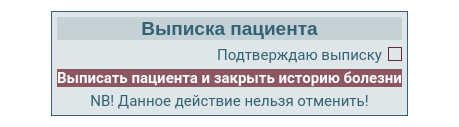
         <widget class="QFrame" name="discharge">
          <property name="styleSheet">
           <string notr="true">background-color: transparent;</string>
          </property>
          <layout class="QHBoxLayout" name="horizontalLayout">
           <item>
            <spacer name="horizontalSpacer">
             <property name="orientation">
              <enum>Qt::Horizontal</enum>
             </property>
             <property name="sizeHint" stdset="0">
              <size>
               <width>40</width>
               <height>20</height>
              </size>
             </property>
            </spacer>
           </item>
           <item>
            <widget class="QFrame" name="frame_discharge">
             <property name="styleSheet">
              <string notr="true">color: rgba(50, 98, 115, 255);
border: 1px solid  rgba(50, 98, 115, 255);
background-color: rgba(50, 98, 115, 40);</string>
             </property>
             <layout class="QGridLayout" name="gridLayout_2">
              <property name="leftMargin">
               <number>5</number>
              </property>
              <property name="topMargin">
               <number>5</number>
              </property>
              <property name="rightMargin">
               <number>5</number>
              </property>
              <property name="bottomMargin">
               <number>5</number>
              </property>
              <property name="spacing">
               <number>5</number>
              </property>
              <item row="4" column="0">
               <widget class="QLabel" name="label_dis">
                <property name="font">
                 <font>
                  <family>Roboto</family>
                  <pointsize>11</pointsize>
                 </font>
                </property>
                <property name="styleSheet">
                 <string notr="true">border: none;
background-color: transparent;</string>
                </property>
                <property name="text">
                 <string>&lt;html&gt;&lt;head/&gt;&lt;body&gt;&lt;p align=&quot;center&quot;&gt;NB! Данное действие нельзя отменить!&lt;/p&gt;&lt;/body&gt;&lt;/html&gt;</string>
                </property>
               </widget>
              </item>
              <item row="1" column="0">
               <widget class="QCheckBox" name="checkBox_dis">
                <property name="font">
                 <font>
                  <family>Roboto</family>
                  <pointsize>11</pointsize>
                 </font>
                </property>
                <property name="layoutDirection">
                 <enum>Qt::RightToLeft</enum>
                </property>
                <property name="styleSheet">
                 <string notr="true">QCheckBox {
	color: #326273;
	border: none;
	background-color: none;
}

QCheckBox:checked {
   color: #702632;
}

QCheckBox::indicator:checked {
	border-style:solid;
	border-width: 1px;
	border-color: #702632;
	color: #FFFFFF;
	background-color: #702632;
}
QCheckBox::indicator:!checked {
	border-style:solid;
	border-width: 1px;
	border-color: #702632;
	color: #FFFFFF;
	background-color: none;
}</string>
                </property>
                <property name="text">
                 <string>Подтверждаю выписку</string>
                </property>
               </widget>
              </item>
              <item row="0" column="0">
               <widget class="QLabel" name="label_2">
                <property name="styleSheet">
                 <string notr="true">color: #326273;
font-weight: bold;
font-size: 14pt;
background-color: rgba(50, 98, 115, 40);
border: none;</string>
                </property>
                <property name="text">
                 <string>Выписка пациента</string>
                </property>
                <property name="alignment">
                 <set>Qt::AlignCenter</set>
                </property>
               </widget>
              </item>
              <item row="2" column="0" rowspan="2">
               <widget class="QPushButton" name="pushButtonDischarge_and_close_history">
                <property name="palette">
                 <palette>
                  <active>
                   <colorrole role="WindowText">
                    <brush brushstyle="SolidPattern">
                     <color alpha="255">
                      <red>255</red>
                      <green>255</green>
                      <blue>255</blue>
                     </color>
                    </brush>
                   </colorrole>
                   <colorrole role="Button">
                    <brush brushstyle="SolidPattern">
                     <color alpha="190">
                      <red>112</red>
                      <green>38</green>
                      <blue>50</blue>
                     </color>
                    </brush>
                   </colorrole>
                   <colorrole role="Light">
                    <brush brushstyle="SolidPattern">
                     <color alpha="255">
                      <red>255</red>
                      <green>255</green>
                      <blue>255</blue>
                     </color>
                    </brush>
                   </colorrole>
                   <colorrole role="Midlight">
                    <brush brushstyle="SolidPattern">
                     <color alpha="255">
                      <red>237</red>
                      <green>237</green>
                      <blue>237</blue>
                     </color>
                    </brush>
                   </colorrole>
                   <colorrole role="Dark">
                    <brush brushstyle="SolidPattern">
                     <color alpha="255">
                      <red>110</red>
                      <green>110</green>
                      <blue>110</blue>
                     </color>
                    </brush>
                   </colorrole>
                   <colorrole role="Mid">
                    <brush brushstyle="SolidPattern">
                     <color alpha="255">
                      <red>147</red>
                      <green>147</green>
                      <blue>147</blue>
                     </color>
                    </brush>
                   </colorrole>
                   <colorrole role="Text">
                    <brush brushstyle="SolidPattern">
                     <color alpha="255">
                      <red>255</red>
                      <green>255</green>
                      <blue>255</blue>
                     </color>
                    </brush>
                   </colorrole>
                   <colorrole role="BrightText">
                    <brush brushstyle="SolidPattern">
                     <color alpha="255">
                      <red>255</red>
                      <green>255</green>
                      <blue>255</blue>
                     </color>
                    </brush>
                   </colorrole>
                   <colorrole role="ButtonText">
                    <brush brushstyle="SolidPattern">
                     <color alpha="255">
                      <red>255</red>
                      <green>255</green>
                      <blue>255</blue>
                     </color>
                    </brush>
                   </colorrole>
                   <colorrole role="Base">
                    <brush brushstyle="SolidPattern">
                     <color alpha="190">
                      <red>112</red>
                      <green>38</green>
                      <blue>50</blue>
                     </color>
                    </brush>
                   </colorrole>
                   <colorrole role="Window">
                    <brush brushstyle="SolidPattern">
                     <color alpha="190">
                      <red>112</red>
                      <green>38</green>
                      <blue>50</blue>
                     </color>
                    </brush>
                   </colorrole>
                   <colorrole role="Shadow">
                    <brush brushstyle="SolidPattern">
                     <color alpha="255">
                      <red>0</red>
                      <green>0</green>
                      <blue>0</blue>
                     </color>
                    </brush>
                   </colorrole>
                   <colorrole role="AlternateBase">
                    <brush brushstyle="SolidPattern">
                     <color alpha="255">
                      <red>237</red>
                      <green>237</green>
                      <blue>237</blue>
                     </color>
                    </brush>
                   </colorrole>
                   <colorrole role="ToolTipBase">
                    <brush brushstyle="SolidPattern">
                     <color alpha="255">
                      <red>255</red>
                      <green>255</green>
                      <blue>220</blue>
                     </color>
                    </brush>
                   </colorrole>
                   <colorrole role="ToolTipText">
                    <brush brushstyle="SolidPattern">
                     <color alpha="255">
                      <red>0</red>
                      <green>0</green>
                      <blue>0</blue>
                     </color>
                    </brush>
                   </colorrole>
                   <colorrole role="PlaceholderText">
                    <brush brushstyle="SolidPattern">
                     <color alpha="128">
                      <red>255</red>
                      <green>255</green>
                      <blue>255</blue>
                     </color>
                    </brush>
                   </colorrole>
                  </active>
                  <inactive>
                   <colorrole role="WindowText">
                    <brush brushstyle="SolidPattern">
                     <color alpha="255">
                      <red>255</red>
                      <green>255</green>
                      <blue>255</blue>
                     </color>
                    </brush>
                   </colorrole>
                   <colorrole role="Button">
                    <brush brushstyle="SolidPattern">
                     <color alpha="190">
                      <red>112</red>
                      <green>38</green>
                      <blue>50</blue>
                     </color>
                    </brush>
                   </colorrole>
                   <colorrole role="Light">
                    <brush brushstyle="SolidPattern">
                     <color alpha="255">
                      <red>255</red>
                      <green>255</green>
                      <blue>255</blue>
                     </color>
                    </brush>
                   </colorrole>
                   <colorrole role="Midlight">
                    <brush brushstyle="SolidPattern">
                     <color alpha="255">
                      <red>237</red>
                      <green>237</green>
                      <blue>237</blue>
                     </color>
                    </brush>
                   </colorrole>
                   <colorrole role="Dark">
                    <brush brushstyle="SolidPattern">
                     <color alpha="255">
                      <red>110</red>
                      <green>110</green>
                      <blue>110</blue>
                     </color>
                    </brush>
                   </colorrole>
                   <colorrole role="Mid">
                    <brush brushstyle="SolidPattern">
                     <color alpha="255">
                      <red>147</red>
                      <green>147</green>
                      <blue>147</blue>
                     </color>
                    </brush>
                   </colorrole>
                   <colorrole role="Text">
                    <brush brushstyle="SolidPattern">
                     <color alpha="255">
                      <red>255</red>
                      <green>255</green>
                      <blue>255</blue>
                     </color>
                    </brush>
                   </colorrole>
                   <colorrole role="BrightText">
                    <brush brushstyle="SolidPattern">
                     <color alpha="255">
                      <red>255</red>
                      <green>255</green>
                      <blue>255</blue>
                     </color>
                    </brush>
                   </colorrole>
                   <colorrole role="ButtonText">
                    <brush brushstyle="SolidPattern">
                     <color alpha="255">
                      <red>255</red>
                      <green>255</green>
                      <blue>255</blue>
                     </color>
                    </brush>
                   </colorrole>
                   <colorrole role="Base">
                    <brush brushstyle="SolidPattern">
                     <color alpha="190">
                      <red>112</red>
                      <green>38</green>
                      <blue>50</blue>
                     </color>
                    </brush>
                   </colorrole>
                   <colorrole role="Window">
                    <brush brushstyle="SolidPattern">
                     <color alpha="190">
                      <red>112</red>
                      <green>38</green>
                      <blue>50</blue>
                     </color>
                    </brush>
                   </colorrole>
                   <colorrole role="Shadow">
                    <brush brushstyle="SolidPattern">
                     <color alpha="255">
                      <red>0</red>
                      <green>0</green>
                      <blue>0</blue>
                     </color>
                    </brush>
                   </colorrole>
                   <colorrole role="AlternateBase">
                    <brush brushstyle="SolidPattern">
                     <color alpha="255">
                      <red>237</red>
                      <green>237</green>
                      <blue>237</blue>
                     </color>
                    </brush>
                   </colorrole>
                   <colorrole role="ToolTipBase">
                    <brush brushstyle="SolidPattern">
                     <color alpha="255">
                      <red>255</red>
                      <green>255</green>
                      <blue>220</blue>
                     </color>
                    </brush>
                   </colorrole>
                   <colorrole role="ToolTipText">
                    <brush brushstyle="SolidPattern">
                     <color alpha="255">
                      <red>0</red>
                      <green>0</green>
                      <blue>0</blue>
                     </color>
                    </brush>
                   </colorrole>
                   <colorrole role="PlaceholderText">
                    <brush brushstyle="SolidPattern">
                     <color alpha="128">
                      <red>255</red>
                      <green>255</green>
                      <blue>255</blue>
                     </color>
                    </brush>
                   </colorrole>
                  </inactive>
                  <disabled>
                   <colorrole role="WindowText">
                    <brush brushstyle="SolidPattern">
                     <color alpha="255">
                      <red>255</red>
                      <green>255</green>
                      <blue>255</blue>
                     </color>
                    </brush>
                   </colorrole>
                   <colorrole role="Button">
                    <brush brushstyle="SolidPattern">
                     <color alpha="255">
                      <red>238</red>
                      <green>238</green>
                      <blue>238</blue>
                     </color>
                    </brush>
                   </colorrole>
                   <colorrole role="Light">
                    <brush brushstyle="SolidPattern">
                     <color alpha="255">
                      <red>255</red>
                      <green>255</green>
                      <blue>255</blue>
                     </color>
                    </brush>
                   </colorrole>
                   <colorrole role="Midlight">
                    <brush brushstyle="SolidPattern">
                     <color alpha="255">
                      <red>237</red>
                      <green>237</green>
                      <blue>237</blue>
                     </color>
                    </brush>
                   </colorrole>
                   <colorrole role="Dark">
                    <brush brushstyle="SolidPattern">
                     <color alpha="255">
                      <red>110</red>
                      <green>110</green>
                      <blue>110</blue>
                     </color>
                    </brush>
                   </colorrole>
                   <colorrole role="Mid">
                    <brush brushstyle="SolidPattern">
                     <color alpha="255">
                      <red>147</red>
                      <green>147</green>
                      <blue>147</blue>
                     </color>
                    </brush>
                   </colorrole>
                   <colorrole role="Text">
                    <brush brushstyle="SolidPattern">
                     <color alpha="255">
                      <red>255</red>
                      <green>255</green>
                      <blue>255</blue>
                     </color>
                    </brush>
                   </colorrole>
                   <colorrole role="BrightText">
                    <brush brushstyle="SolidPattern">
                     <color alpha="255">
                      <red>255</red>
                      <green>255</green>
                      <blue>255</blue>
                     </color>
                    </brush>
                   </colorrole>
                   <colorrole role="ButtonText">
                    <brush brushstyle="SolidPattern">
                     <color alpha="255">
                      <red>255</red>
                      <green>255</green>
                      <blue>255</blue>
                     </color>
                    </brush>
                   </colorrole>
                   <colorrole role="Base">
                    <brush brushstyle="SolidPattern">
                     <color alpha="255">
                      <red>238</red>
                      <green>238</green>
                      <blue>238</blue>
                     </color>
                    </brush>
                   </colorrole>
                   <colorrole role="Window">
                    <brush brushstyle="SolidPattern">
                     <color alpha="255">
                      <red>238</red>
                      <green>238</green>
                      <blue>238</blue>
                     </color>
                    </brush>
                   </colorrole>
                   <colorrole role="Shadow">
                    <brush brushstyle="SolidPattern">
                     <color alpha="255">
                      <red>0</red>
                      <green>0</green>
                      <blue>0</blue>
                     </color>
                    </brush>
                   </colorrole>
                   <colorrole role="AlternateBase">
                    <brush brushstyle="SolidPattern">
                     <color alpha="255">
                      <red>220</red>
                      <green>220</green>
                      <blue>220</blue>
                     </color>
                    </brush>
                   </colorrole>
                   <colorrole role="ToolTipBase">
                    <brush brushstyle="SolidPattern">
                     <color alpha="255">
                      <red>255</red>
                      <green>255</green>
                      <blue>220</blue>
                     </color>
                    </brush>
                   </colorrole>
                   <colorrole role="ToolTipText">
                    <brush brushstyle="SolidPattern">
                     <color alpha="255">
                      <red>0</red>
                      <green>0</green>
                      <blue>0</blue>
                     </color>
                    </brush>
                   </colorrole>
                   <colorrole role="PlaceholderText">
                    <brush brushstyle="SolidPattern">
                     <color alpha="128">
                      <red>255</red>
                      <green>255</green>
                      <blue>255</blue>
                     </color>
                    </brush>
                   </colorrole>
                  </disabled>
                 </palette>
                </property>
                <property name="font">
                 <font>
                  <family>Roboto</family>
                  <pointsize>11</pointsize>
                  <weight>75</weight>
                  <bold>true</bold>
                 </font>
                </property>
                <property name="styleSheet">
                 <string notr="true">QPushButton {
background-color: rgba(112, 38, 50, 190);
font-size: 11pt;
color: White;
border: None;
}

QPushButton::hover {
background-color: rgba(112, 38, 50, 255);
border: 2px solid rgba(145, 47, 64, 255);
}

QPushButton::pressed {
background-color: rgba(145, 47, 64, 255);
border: 1px solid rgba(255, 255, 255, 255);
}

QPushButton::disabled {
background-color: #EEEEEE;
border: 1px solid rgba(112, 38, 50, 255);
}

</string>
                </property>
                <property name="text">
                 <string>Выписать пациента и закрыть историю болезни</string>
                </property>
                <property name="icon">
                 <iconset resource="../res_main.qrc">
                  <normaloff>:/icon/icons/person_off_white_36dp.svg</normaloff>:/icon/icons/person_off_white_36dp.svg</iconset>
                </property>
                <property name="iconSize">
                 <size>
                  <width>32</width>
                  <height>32</height>
                 </size>
                </property>
               </widget>
              </item>
             </layout>
            </widget>
           </item>
           <item>
            <spacer name="horizontalSpacer_2">
             <property name="orientation">
              <enum>Qt::Horizontal</enum>
             </property>
             <property name="sizeHint" stdset="0">
              <size>
               <width>40</width>
               <height>20</height>
              </size>
             </property>
            </spacer>
           </item>
          </layout>
         </widget>
